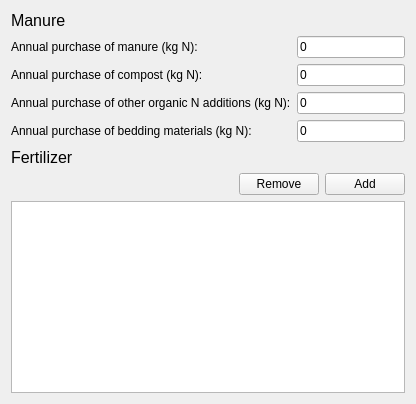
             <widget class="QWidget" name="tab">
              <attribute name="title">
               <string>Manure/Fertilizer bought</string>
              </attribute>
              <layout class="QVBoxLayout" name="verticalLayout_5">
               <item>
                <widget class="QLabel" name="label_50">
                 <property name="font">
                  <font>
                   <pointsize>12</pointsize>
                  </font>
                 </property>
                 <property name="text">
                  <string>Manure</string>
                 </property>
                </widget>
               </item>
               <item>
                <layout class="QGridLayout" name="gridLayout_2">
                 <item row="3" column="1">
                  <widget class="QLineEdit" name="txt_purchased_bedding">
                   <property name="text">
                    <string>0</string>
                   </property>
                  </widget>
                 </item>
                 <item row="3" column="0">
                  <widget class="QLabel" name="label_12">
                   <property name="text">
                    <string>Annual purchase of bedding materials (kg N):</string>
                   </property>
                  </widget>
                 </item>
                 <item row="2" column="0">
                  <widget class="QLabel" name="label_11">
                   <property name="text">
                    <string>Annual purchase of other organic N additions (kg N):</string>
                   </property>
                  </widget>
                 </item>
                 <item row="0" column="1">
                  <widget class="QLineEdit" name="txt_purchased_manure">
                   <property name="text">
                    <string>0</string>
                   </property>
                  </widget>
                 </item>
                 <item row="0" column="0">
                  <widget class="QLabel" name="label_9">
                   <property name="text">
                    <string>Annual purchase of manure (kg N):</string>
                   </property>
                  </widget>
                 </item>
                 <item row="1" column="1">
                  <widget class="QLineEdit" name="txt_purchased_compost">
                   <property name="text">
                    <string>0</string>
                   </property>
                  </widget>
                 </item>
                 <item row="1" column="0">
                  <widget class="QLabel" name="label_10">
                   <property name="text">
                    <string>Annual purchase of compost (kg N):</string>
                   </property>
                  </widget>
                 </item>
                 <item row="2" column="1">
                  <widget class="QLineEdit" name="txt_purchased_other">
                   <property name="text">
                    <string>0</string>
                   </property>
                  </widget>
                 </item>
                </layout>
               </item>
               <item>
                <widget class="QLabel" name="label_51">
                 <property name="font">
                  <font>
                   <pointsize>12</pointsize>
                  </font>
                 </property>
                 <property name="text">
                  <string>Fertilizer</string>
                 </property>
                </widget>
               </item>
               <item>
                <layout class="QHBoxLayout" name="horizontalLayout_5">
                 <property name="bottomMargin">
                  <number>0</number>
                 </property>
                 <item>
                  <spacer name="horizontalSpacer_5">
                   <property name="orientation">
                    <enum>Qt::Horizontal</enum>
                   </property>
                   <property name="sizeHint" stdset="0">
                    <size>
                     <width>40</width>
                     <height>20</height>
                    </size>
                   </property>
                  </spacer>
                 </item>
                 <item>
                  <widget class="QPushButton" name="cmd_remove_fert">
                   <property name="text">
                    <string>Remove</string>
                   </property>
                  </widget>
                 </item>
                 <item>
                  <widget class="QPushButton" name="cmd_add_fert">
                   <property name="text">
                    <string>Add</string>
                   </property>
                  </widget>
                 </item>
                </layout>
               </item>
               <item>
                <widget class="QTableView" name="fertilizerView">
                 <property name="sizePolicy">
                  <sizepolicy hsizetype="Expanding" vsizetype="Expanding">
                   <horstretch>0</horstretch>
                   <verstretch>0</verstretch>
                  </sizepolicy>
                 </property>
                </widget>
               </item>
              </layout>
             </widget>
